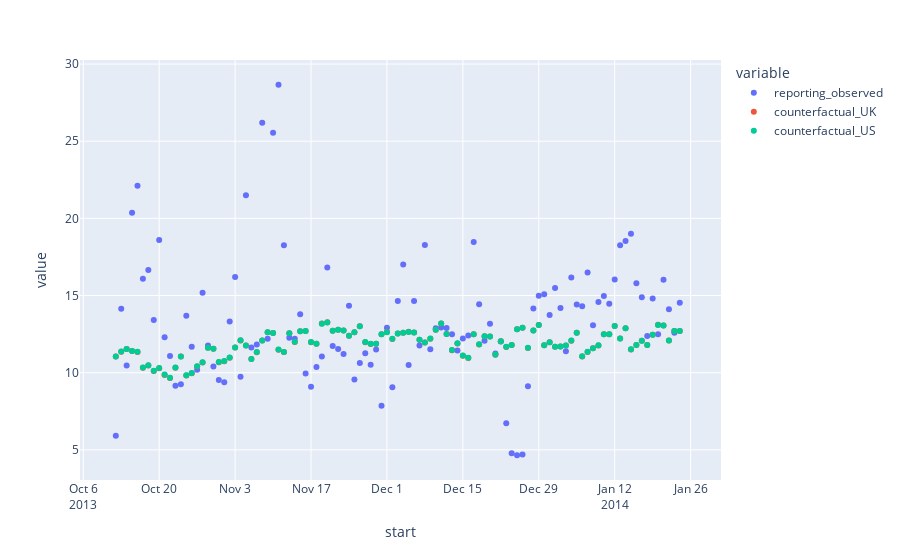

The notebook cell saved with this chart:
### Markdown cell above
### How does this affect EEMeter?

### Code cell
import pandas as pd
import plotly.express as px
import matplotlib.pyplot as plt

elec, temperature_data, metadata = eemeter.load_sample('uk-electricity-hdd-only-hourly-sample-1', tempF=False) #need to demonstrate how to load samples
gas=None
# convert from degC to degF
temperature_data_degF = 32 + (temperature_data * 1.8)

blackout_start_date = elec.dropna().index.min() + pd.Timedelta(days=365)
blackout_end_date = blackout_start_date

# Run two studies, one in the UK with degC and one in the US with degF
elec_daily = eemeter.format_energy_data_for_eemeter(elec, method='daily')
metered_savings_UK = eemeter.eemeter_daily(
    gas, elec_daily, temperature_data, blackout_start_date, blackout_end_date, region="UK"
)
metered_savings_US = eemeter.eemeter_daily(
    gas, elec_daily, temperature_data_degF, blackout_start_date, blackout_end_date, region="USA"
)

# Get the required data into a single DataFrame and then plot it
metered_savings = metered_savings_US[["reporting_observed", "counterfactual_usage"]]
metered_savings = metered_savings.rename(columns={"counterfactual_usage": "counterfactual_US"})
metered_savings["counterfactual_UK"] = metered_savings_UK["counterfactual_usage"]
metered_savings["US_UK_diff"] = metered_savings["counterfactual_US"] - metered_savings["counterfactual_UK"]

fig = px.scatter(metered_savings, y=["reporting_observed", "counterfactual_UK", "counterfactual_US"])
fig.show()
plt.clf()

# Find the abs sum of all the diffs
print(metered_savings["US_UK_diff"].abs().sum())
